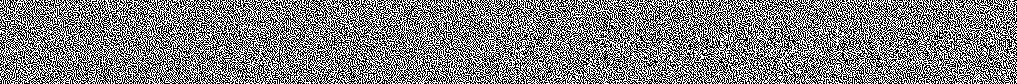
#> input picture crypto/xor/c1.png, 1017 x 84 px
$ python solve.py
#> lines starting #> are read from the running program, lines starting #| are printed output that depends on the picture; after the words box and inside, x2 and y2 are one past the last pixel; in counts of white or black regions, pixels touching at a corner belong together
from PIL import Image, ImageFont, ImageDraw, ImageChops

with Image.open("c1.png") as c1:
#> c1 is the input picture: PIL image 1017x84 1; 50.3% white; black in thin lines or dots
    with Image.open("c2.png") as c2:
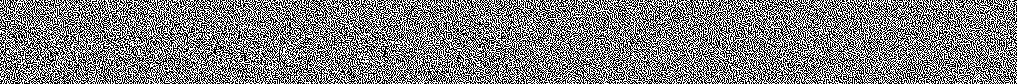
#> input picture crypto/xor/c2.png, 1017 x 84 px
#> c2 is the input picture: PIL image 1017x84 1; 50.3% white; black in thin lines or dots
        flag = ImageChops.logical_xor(c1.convert("1"), c2.convert("1"))
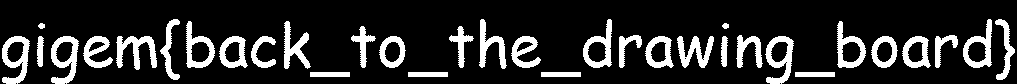
#> flag: PIL image 1017x84 1; 16.3% white; 34 white regions, largest, box (x1, y1, x2, y2) and area: (116, 36, 157, 70) 669, (765, 36, 794, 84) 658, (2, 36, 30, 84) 657
        flag.save("flag.png")
